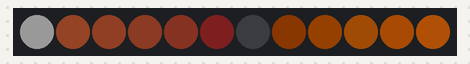
The sketch below on a simulated Arduino Uno, built with avr-gcc and run on an emulated ATmega328P. On the bench: 12 RGB LEDs in strip order, left to right. Dim RGB values are drawn brighter than linear.

Above: at 0.01 s.
At 0.42 s:
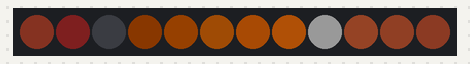
At 0.94 s:
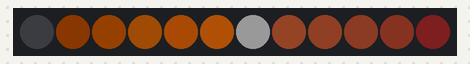

The sketch:

edspinner.ino
```cpp
#include <Adafruit_NeoPixel.h>          // Library for NeoPixels

#define pinPix 9                       // Pin driving NeoPixel Ring or String
#define numPix 12                       // Number of NeoPixels in the Ring or Strip

Adafruit_NeoPixel myNeoPixels = Adafruit_NeoPixel(numPix, pinPix, NEO_GRBW + NEO_KHZ800);


const byte extra = 6;  // how many ahead, and behind, to light up
const byte dimm = 4;   // additionally dim everything by this 1 is off


// Pause = delay between transitions
// Rf, Gf, Bf, Wf = RGB  "front" or preceding values
// Rt, Gt, Bt, Wt = rgbw "Target" or current value
// Rb, Gb, Bb, Wb = RGB  "Back" or trailing values
void ledTrail(int pause, byte Rf, byte Gf, byte Bf,byte Wf, byte Rt,byte  Gt,byte Bt, byte Wt, byte Rb, byte Gb, byte Bb, byte Wb) {

  int tmpRf, tmpGf, tmpBf, tmpWf;         // Temp values
  int tmpRb, tmpGb, tmpBb, tmpWb;         // Temp values

  for (int i=0; i<numPix; i++) {

   myNeoPixels.setPixelColor(i,(Rt/dimm),(Gt/dimm),(Bt/dimm),(Wt/dimm));  // set the target/hilight pixle to it's own color

   // now go "extra" pixels ahead and behind
    for (int s = 1; s < extra + 1; s++)
      {
      tmpRf = ((Rf * (extra - s)) / extra)/dimm;     // Multiply first to avoid truncation errors
      tmpGf = ((Gf * (extra - s)) / extra)/dimm;     // Forground colors
      tmpBf = ((Bf * (extra - s)) / extra)/dimm;
      tmpWf = ((Wf * (extra - s)) / extra)/dimm;

      tmpRb = ((Rb * (extra - s)) / extra)/dimm;     // Multiply first to avoid truncation errors
      tmpGb = ((Gb * (extra - s)) / extra)/dimm;     // Background colors
      tmpBb = ((Bb * (extra - s)) / extra)/dimm;
      tmpWb = ((Wb * (extra - s)) / extra)/dimm;


      myNeoPixels.setPixelColor((i + s) % numPix,tmpRf,tmpGf,tmpBf,tmpWf);
      myNeoPixels.setPixelColor((i + numPix - s) % numPix,tmpRb,tmpGb,tmpBb,tmpWb);
      }

    myNeoPixels.show();
    delay(pause);
  }
}


void setup() {
  myNeoPixels.begin();   // Initialize the NeoPixel array in the Arduino's memory,
  myNeoPixels.show();    // turn all pixels off, and upload to ring or string
}

void loop() {
  ledTrail(50, 75,21,0,25, 0,0,0,100, 255,113,0,10);       // Pause; R,G,B foreground; R,G,B background
}
```

Measured:
- by itself, everything shown: repeats every 0.62 s, in 12 steps
